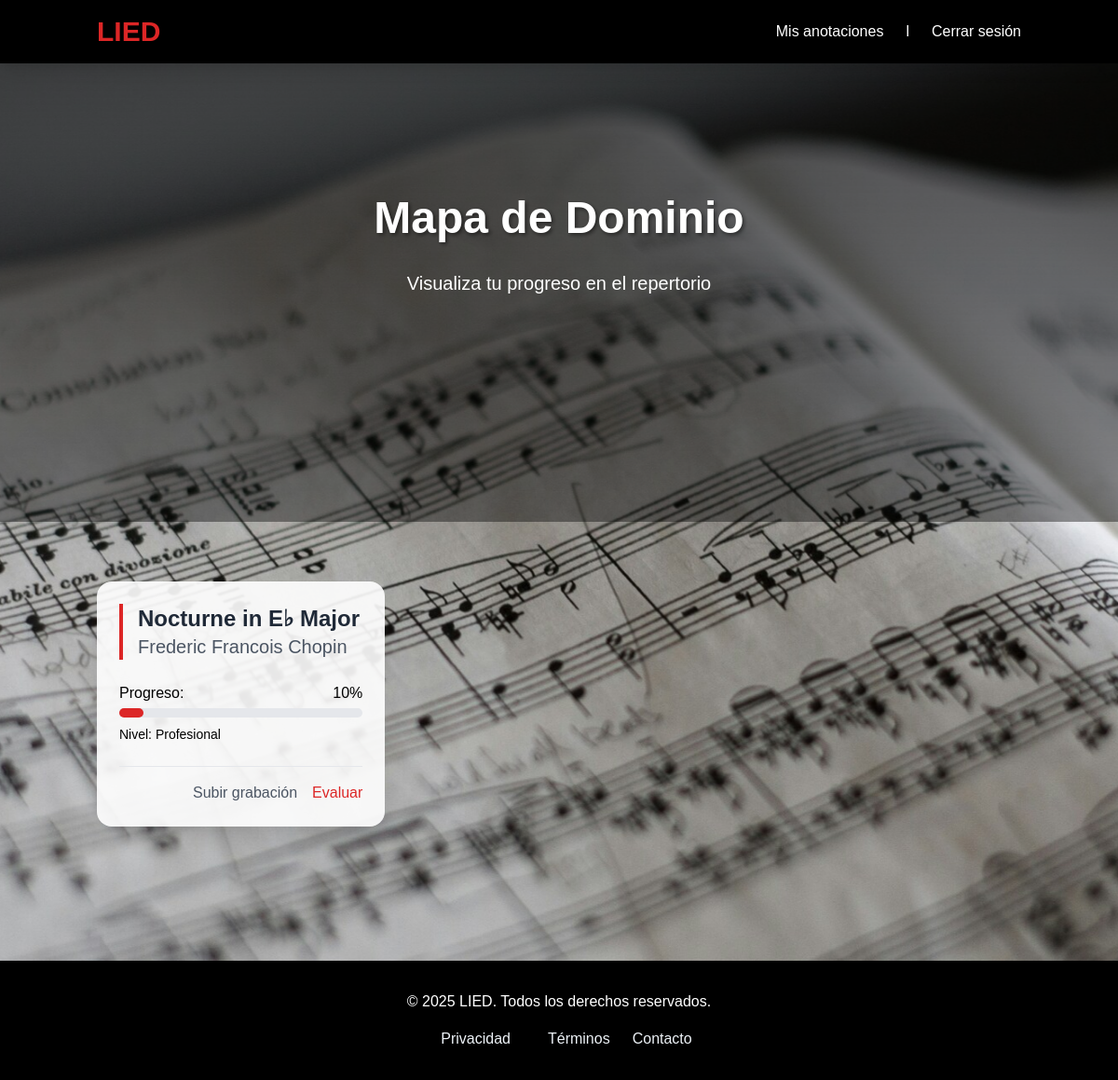
The app's page /dominio/mapa/ (signed in) with its own data.
### repertorio/models.py (models this page shows, shortened)
class PiezaMusical(models.Model):
    usuario = models.ForeignKey(User, on_delete=models.CASCADE)
    titulo = models.CharField(max_length=255, default='Título no disponible')
    compositor = models.CharField(max_length=100, default='Compositor desconocido')
    fecha_composicion = models.CharField(max_length=50, blank=True, null=True)
    derechos = models.CharField(max_length=100, default='Dominio público', null=True, blank=True)
    partitura_musicxml = models.FileField(upload_to='partituras/musicxml/')
    analisis_data = models.JSONField(default=dict, blank=True)
    creado_en = models.DateTimeField(auto_now_add=True)

class DominioPieza(models.Model):
    NIVEL_CHOICES = [
        ('PR', 'Principiante'),
        ('IN', 'Intermedio'),
        ('AV', 'Avanzado'),
        ('PR', 'Profesional'),
    ]
    pieza = models.OneToOneField(
        PiezaMusical,
        on_delete=models.CASCADE,
        related_name='dominio'
    )
    nivel = models.CharField(max_length=2, choices=NIVEL_CHOICES, default='PR')
    ultima_practica = models.DateField(null=True, blank=True)
    grabacion_original = models.FileField(upload_to='grabaciones/originales/', null=True, blank=True)
    grabacion_ejecucion = models.FileField(upload_to='grabaciones/ejecuciones/', null=True, blank=True)
    progreso = models.IntegerField(default=0)
    class Meta:
        verbose_name = 'Dominio de Pieza'
        verbose_name_plural = 'Dominios de Piezas'

### repertorio/views.py (the view)
# urls.py: path('dominio/mapa/', views.mapa_dominio, name='mapa_dominio'),
@never_cache
@login_required
def mapa_dominio(request):
    piezas = PiezaMusical.objects.filter(usuario=request.user).prefetch_related('dominio')
    for pieza in piezas:
        if hasattr(pieza, 'dominio'):
            dominio = pieza.dominio
            if dominio.grabacion_original:
                if not os.path.exists(dominio.grabacion_original.path):
                    dominio.grabacion_original = None
                    dominio.save()
            if dominio.grabacion_ejecucion:
                if not os.path.exists(dominio.grabacion_ejecucion.path):
                    dominio.grabacion_ejecucion = None
                    dominio.save()
    return render(request, 'dominio/mapa_dominio.html', {
        'piezas': piezas,
        'current_time': timezone.now()  # Puede ser útil para el template
    })

### tailwind_theme/templates/dominio/mapa_dominio.html (shortened to what this page needs)
<!DOCTYPE html>
<html lang="es">
<head>
    {% load static %}
    <link href="https://cdn.jsdelivr.net/npm/tailwindcss@2.2.19/dist/tailwind.min.css" rel="stylesheet">
    <link rel="stylesheet" href="{% static 'css/repertoire/list_repertoire.css' %}">
</head>
<body class="bg-gray-100 flex flex-col min-h-screen">
    <div class="hero-bg"></div>
    <header class="fixed w-full bg-black text-white shadow-lg z-50">
        <div class="container mx-auto flex justify-between items-center p-4">
            <div>
                <a href="{% url 'home' %}" class="text-3xl font-bold text-red-600 hover:text-red-700 transition-colors">LIED</a>
            </div>
            <nav class="space-x-6 hidden md:flex items-center">
                <a href="{% url 'lista_notas' %}" class="text-white hover:text-red-600 transition-colors flex items-center">
                     Mis anotaciones
                </a>
                {% if user.is_authenticated %}
                    <p class="text-white mr-4">{{ user.username }}</p>
                    <form action="{% url 'logout' %}" method="post">
                        <button type="submit" class="text-white hover:text-red-600 transition-colors">Cerrar sesión</button>
                    </form>
                {% else %}
                    <a href="{% url 'login' %}" class="hover:text-red-600 transition-colors">Iniciar sesión</a>
                {% endif %}
            </nav>
        </div>
    </header>
    <div class="relative z-10 flex-grow">
        <div class="hero-content min-h-[70vh] flex items-center justify-center bg-gradient-to-b from-black/70 to-transparent">
            <div class="container mx-auto text-center px-4">
                <h1 class="text-5xl font-bold text-white mb-8 drop-shadow-lg">Mapa de Dominio</h1>
                <p class="text-xl text-white mb-8 max-w-2xl mx-auto">Visualiza tu progreso en el repertorio</p>
            </div>
        </div>
        <main class="container mx-auto px-4 py-16">
            {% if piezas %}
                <div class="grid grid-cols-1 md:grid-cols-2 lg:grid-cols-3 gap-8">
                    {% for pieza in piezas %}
                    <div class="bg-white bg-opacity-90 backdrop-blur-sm rounded-2xl p-6 shadow-xl hover:shadow-2xl transition-shadow duration-300">
                        <div class="border-l-4 border-red-600 pl-4 mb-6">
                            <h2 class="text-2xl font-bold text-gray-800">{{ pieza.titulo }}</h2>
                            <p class="text-xl text-gray-600 font-medium">{{ pieza.compositor }}</p>
                        </div>
                        {% if pieza.dominio %}
                        <div class="mb-6">
                            <div class="flex justify-between items-center mb-1">
                                <span class="font-medium">Progreso:</span>
                                <span>{{ pieza.dominio.progreso }}%</span>
                            </div>
                            <div class="w-full bg-gray-200 rounded-full h-2.5">
                                <div class="bg-red-600 h-2.5 rounded-full" style="width: {{ pieza.dominio.progreso }}%"></div>
                            </div>
                            <p class="mt-2 text-sm">
                                <span class="font-medium">Nivel:</span> {{ pieza.dominio.get_nivel_display }}
                            </p>
                        </div>
                        {% endif %}
                        <div class="flex justify-end space-x-4 border-t pt-4">
                            <a href="{% url 'subir_grabacion' pieza.id %}" class="text-gray-600 hover:text-red-600 transition-colors font-medium">
                                Subir grabación
                            </a>
                            <a href="{% url 'actualizar_dominio' pieza.id %}" class="text-red-600 hover:text-red-800 transition-colors">
                                Evaluar
                            </a>
                        </div>
                    </div>
                    {% endfor %}
                </div>
            {% endif %}
        </main>
    </div>
    <footer class="bg-black text-white py-8 mt-20">
        <div class="container mx-auto text-center">
            <p class="mb-4">© 2025 LIED. Todos los derechos reservados.</p>
            <nav class="flex justify-center space-x-6">
                <a href="{% url 'privacidad' %}" class="hover:text-red-600 transition-colors">Privacidad</a>
                <a href="{% url 'terminos' %}" class="hover:text-red-600 transition-colors">Términos</a>
                <a href="{% url 'contacto' %}" class="hover:text-red-600 transition-colors">Contacto</a>
            </nav>
        </div>
    </footer>
</body>
</html>

### static/css/repertoire/list_repertoire.css (style rules this page uses)
html, body { margin: 0; padding: 0; height: 100%; overflow-x: hidden; background-image: url('/static/img/partitura.jpg'); background-attachment: fixed; background-size: cover; background-position: center center; font-family: 'Arial', sans-serif; }
.hero-bg { position: absolute; top: 0; left: 0; width: 100%; height: 100%; background-image: url('/static/img/partitura.jpg'); background-size: cover; background-position: center center; background-attachment: fixed; z-index: -1; }
header { position: fixed; top: 0; left: 0; width: 100%; z-index: 50; }
.hero-content { min-height: 70vh; display: flex; align-items: center; justify-content: center; background: linear-gradient(to bottom, rgba(0, 0, 0, 0.7), rgba(0, 0, 0, 0.4)); }
.hero-content h1 { font-size: 3rem; font-weight: bold; color: white; text-shadow: 2px 2px 4px rgba(0, 0, 0, 0.5); }
footer { background-color: #1a202c; color: white; padding: 2rem 1rem; text-align: center; }
footer nav a { margin: 0 1rem; color: #edf2f7; text-decoration: none; transition: color 0.3s ease-in-out; }

### records on screen
PiezaMusical: titulo "Nocturne in E♭ Major", compositor "Frederic Francois Chopin", dominio.progreso "10", dominio.nivel "Profesional"

### other values on screen
{{ user.username }} "l"
